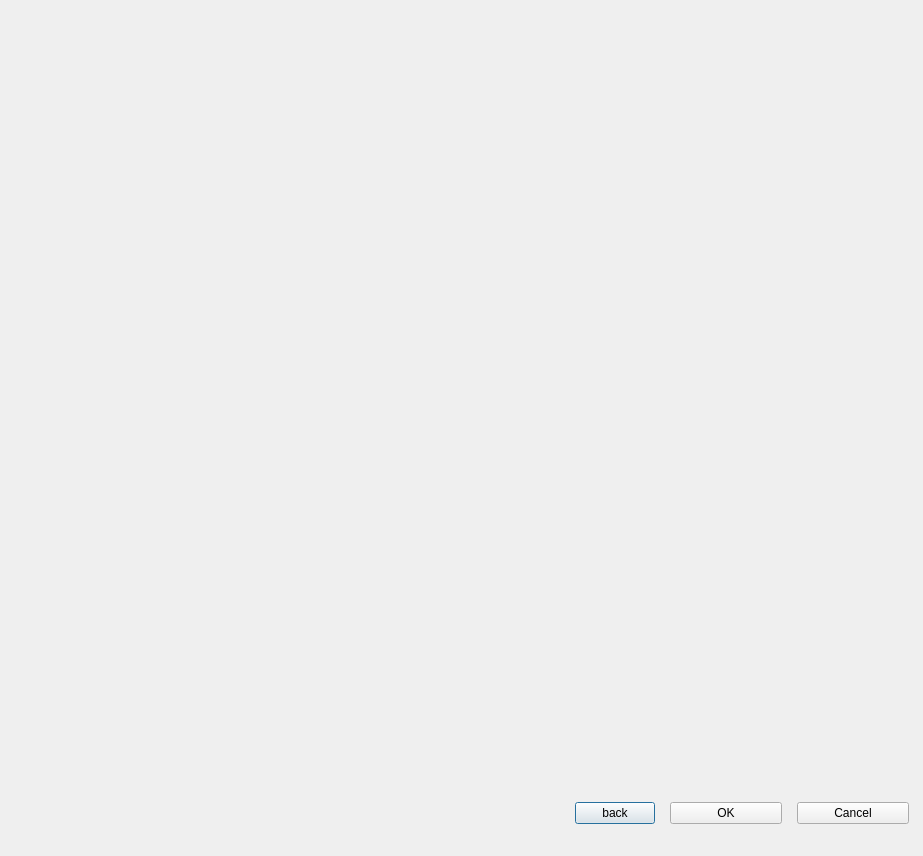
<?xml version="1.0" encoding="UTF-8"?>
<ui version="4.0">
 <class>CreateRunsDialog</class>
 <widget class="QDialog" name="CreateRunsDialog">
  <property name="geometry">
   <rect>
    <x>0</x>
    <y>0</y>
    <width>923</width>
    <height>856</height>
   </rect>
  </property>
  <property name="windowTitle">
   <string>Dialog</string>
  </property>
  <layout class="QVBoxLayout" name="verticalLayout" stretch="90,10">
   <property name="spacing">
    <number>10</number>
   </property>
   <property name="leftMargin">
    <number>0</number>
   </property>
   <property name="topMargin">
    <number>0</number>
   </property>
   <property name="rightMargin">
    <number>0</number>
   </property>
   <property name="bottomMargin">
    <number>0</number>
   </property>
   <item>
    <widget class="QStackedWidget" name="m_stackedWidget">
     <widget class="QWidget" name="page"/>
     <widget class="QWidget" name="page_2"/>
    </widget>
   </item>
   <item>
    <widget class="QWidget" name="m_widget_bottom" native="true">
     <property name="styleSheet">
      <string notr="true"/>
     </property>
     <layout class="QGridLayout" name="gridLayout">
      <item row="0" column="0">
       <layout class="QHBoxLayout" name="horizontalLayout_3" stretch="50,0,10,10">
        <property name="spacing">
         <number>15</number>
        </property>
        <property name="leftMargin">
         <number>5</number>
        </property>
        <property name="rightMargin">
         <number>5</number>
        </property>
        <item>
         <spacer name="horizontalSpacer">
          <property name="orientation">
           <enum>Qt::Horizontal</enum>
          </property>
          <property name="sizeHint" stdset="0">
           <size>
            <width>40</width>
            <height>20</height>
           </size>
          </property>
         </spacer>
        </item>
        <item>
         <widget class="QPushButton" name="m_btnBack">
          <property name="text">
           <string>back</string>
          </property>
         </widget>
        </item>
        <item>
         <widget class="QPushButton" name="m_btnOK">
          <property name="text">
           <string>  OK  </string>
          </property>
         </widget>
        </item>
        <item>
         <widget class="QPushButton" name="m_btnCancel">
          <property name="text">
           <string>Cancel</string>
          </property>
         </widget>
        </item>
       </layout>
      </item>
     </layout>
    </widget>
   </item>
  </layout>
 </widget>
 <resources/>
 <connections/>
</ui>
